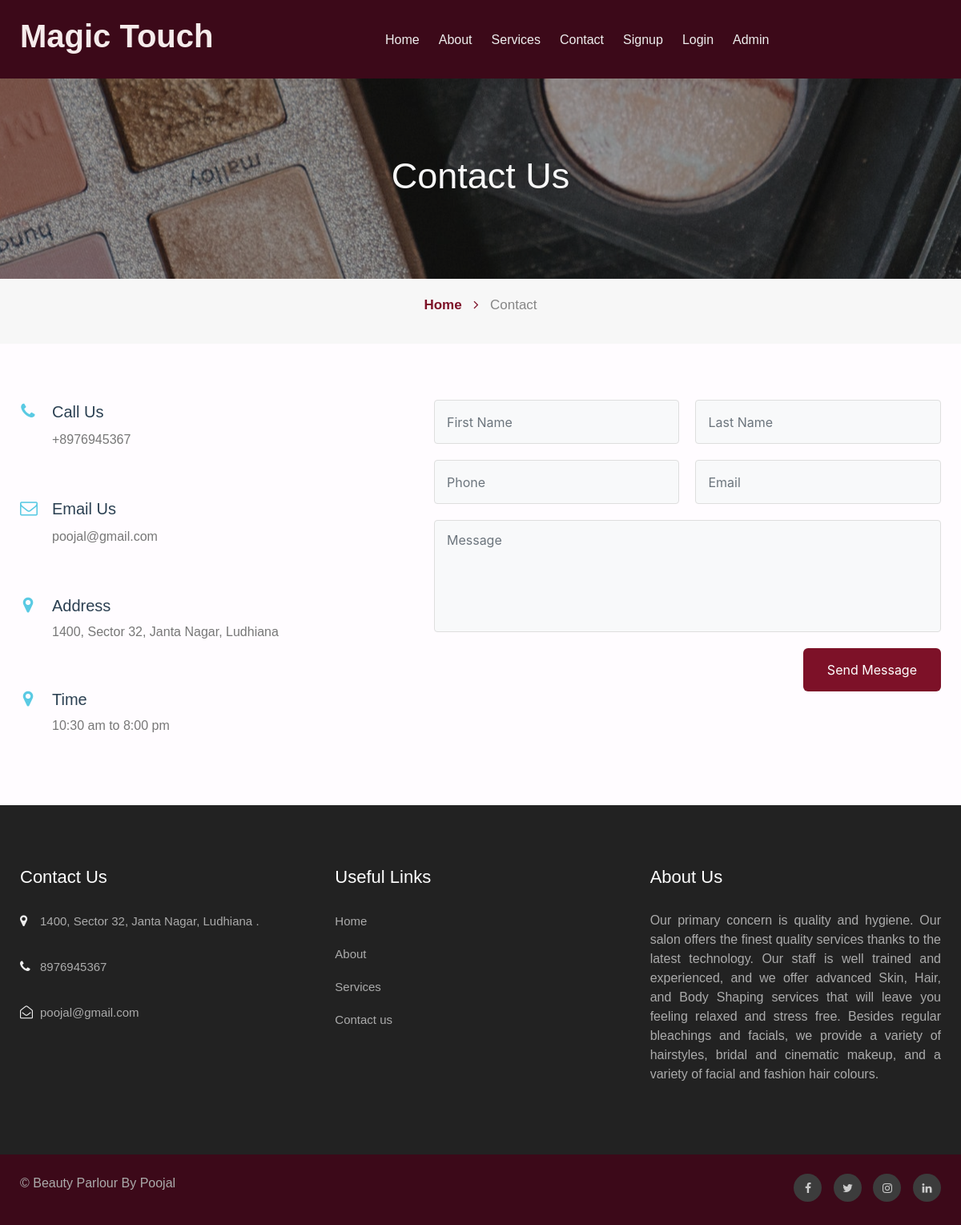
The page /contact.php on the database its author committed.
### tables this page shows
CREATE TABLE `tblpage` (
  `ID` int(10) NOT NULL,
  `PageType` varchar(200) DEFAULT NULL,
  `PageTitle` mediumtext DEFAULT NULL,
  `PageDescription` mediumtext DEFAULT NULL,
  `Email` varchar(200) DEFAULT NULL,
  `MobileNumber` bigint(10) DEFAULT NULL,
  `Timing` varchar(200) NOT NULL
);

### contact.php (the view, shortened to what this page needs)
<?php
include('includes/dbconnection.php');
?>
<!doctype html>
<html lang="en">
<head>
    <link rel="stylesheet" href="assets/css/new.css">
    <link rel="stylesheet" href="assets/css/style-starter.css">
</head>
<body>
    <?php include_once('includes/header.php');?>
    <section class="about1">
        <div class="about-inner contact ">
            <div class="container">
                <div class="main-titles-head text-center">
                    <h3 class="header-name ">
                        Contact Us
                    </h3>
                </div>
            </div>
        </div>
        <div class="breadcrumbs-sub">
            <div class="container">
                <ul class="breadcrumbs-custom-path">
                    <li class="right-side"><a href="index.php" class="">Home <span class="fa fa-angle-right"
                                aria-hidden="true"></span></a>
                    </li>
                    <li class="active ">
                        Contact</li>
                </ul>
            </div>
        </div>
    </section>
    <section class="contactinfo" id="contact">
        <div class="contact-sec	">
            <div class="container">
                <div class="d-grid contact-view">
                    <div class="cont-details">
                        <?php
$s="select * from tblpage where PageType='contactus' ";
$ret=mysqli_query($con,$s);
while ($row=mysqli_fetch_array($ret)) {
?>
                        <div class="cont-top">
                            <div class="cont-left text-center">
                                <span class="fa fa-phone text-primary"></span>
                            </div>
                            <div class="cont-right">
                                <h6>Call Us</h6>
                                <p class="para"><a href="tel:+44 99 555 42">+<?php  echo $row['MobileNumber'];?></a></p>
                            </div>
                        </div>
                        <div class="cont-top margin-up">
                            <div class="cont-left text-center">
                                <span class="fa fa-envelope-o text-primary"></span>
                            </div>
                            <div class="cont-right">
                                <h6>Email Us</h6>
                                <p class="para"><a href="mailto:example@mail.com"
                                        class="mail"><?php  echo $row['Email'];?></a></p>
                            </div>
                        </div>
                        <div class="cont-top margin-up">
                            <div class="cont-left text-center">
                                <span class="fa fa-map-marker text-primary"></span>
                            </div>
                            <div class="cont-right">
                                <h6>Address</h6>
                                <p class="para"> <?php  echo $row['PageDescription'];?></p>
                            </div>
                        </div>
                        <div class="cont-top margin-up">
                            <div class="cont-left text-center">
                                <span class="fa fa-map-marker text-primary"></span>
                            </div>
                            <div class="cont-right">
                                <h6>Time</h6>
                                <p class="para"> <?php  echo $row['Timing'];?></p>
                            </div>
                        </div>
                        <?php } ?>
                    </div>
                    <div class="map-content-9 mt-lg-0 mt-4">
                        <form method="post">
                            <div class="twice-two">
                                <input type="text" class="form-control" name="fname" id="fname" placeholder="First Name"
                                    required="">
                                <input type="text" class="form-control" name="lname" id="lname" placeholder="Last Name"
                                    required="">
                            </div>
                            <div class="twice-two">
                                <input type="text" class="form-control" placeholder="Phone" required="" name="phone"
                                    pattern="[0-9]+" maxlength="10">
                                <input type="email" class="form-control" class="form-control" placeholder="Email"
                                    required="" name="email">
                            </div>
                            <textarea class="form-control" id="message" name="message" placeholder="Message"
                                required=""></textarea>
                            <button type="submit" class="btn btn-contact" name="submit">Send Message</button>
                        </form>
                    </div>
                </div>
            </div>
        </div>
    </section>
    <?php include_once('includes/footer.php');?>
</body>
</html>

### includes/footer.php (shortened to what this page needs)
<section class="footer">
    <div class="footer-29 py-5">
      <div class="container py-lg-4">
        <div class="row footer-top-29">
          <div class="col-lg-4 col-md-6 col-sm-8 footer-list-29 footer-1">
            <h6 class="footer-title">Contact Us</h6>
            <ul>
              <?php
$ret=mysqli_query($con,"select * from tblpage where PageType='contactus' ");
while ($row=mysqli_fetch_array($ret)) {
?>
              <li>
                <span class="fa fa-map-marker"></span> <p ><?php  echo $row['PageDescription'];?>.</p>
              </li>
              <li><span class="fa fa-phone"></span><p><?php  echo $row['MobileNumber'];?></p></li>
              <li><span class="fa fa-envelope-open-o"></span><p><?php  echo $row['Email'];?></p></li><?php } ?>
            </ul>
          </div>
          <div class="col-lg-4 col-md-6 col-sm-4 footer-list-29 footer-2 ">
            <ul>
              <h6 class="footer-title">Useful Links</h6>
              <li><a href="index.php">Home</a></li>
              <li><a href="about.php">About</a></li>
              <li><a href="services.php"> Services</a></li>
              <li><a href="contact.php">Contact us</a></li>
            </ul>
          </div>
          <div class="col-lg-4 col-md-6 col-sm-7 footer-list-29 footer-4">
            <?php
$ret=mysqli_query($con,"select * from tblpage where PageType='aboutus' ");
while ($row=mysqli_fetch_array($ret)) {
?>
            <h6 class="footer-title"><?php  echo $row['PageTitle'];?> </h6>
            <p style="text-align:justify;"><?php  echo $row['PageDescription'];?></p><?php } ?>
          </div>
        </div>
      </div>
    </div>
  </section>
  <section class="footer">
    <div class="container">
      <div class="row bottom-copies">
        <p class="col-lg-8 copy-footer-29">© Beauty Parlour By Poojal </p>
        <div class="col-lg-4 main-social-footer-29">
          <a href="#facebook" class="facebook"><span class="fa fa-facebook"></span></a>
          <a href="#twitter" class="twitter"><span class="fa fa-twitter"></span></a>
          <a href="#instagram" class="instagram"><span class="fa fa-instagram"></span></a>
          <a href="#linkedin" class="linkedin"><span class="fa fa-linkedin"></span></a>
        </div>
      </div>
    </div>
  </section>

### assets/css/new.css (style rules this page uses)
.container { width: 100%; padding-right: 15px; padding-left: 15px; margin-right: auto; margin-left: auto; }
p.para { font-size: 16px; line-height: 26px; color: var(--para-color); }
.about1 .about-inner { padding: 15px 0px; background: var(--back-color); }
.about1 .about-inner { padding: 30px 0px 30px; background-size: cover; -webkit-background-size: cover; -moz-background-size: cover; -o-background-size: cover; -ms-background-size: cover; position: relative; display: grid; align-items: center; z-index: 0; text-align: center; min-height: 250px; }
.about1 .about-inner:before { content: ""; background: rgba(27, 27, 27, 0.4); position: absolute; top: 0; min-height: 100%; z-index: -1; left: 0; right: 0; }
.about1 ul.breadcrumbs-custom-path li { display: inline-block; }
.about1 ul.breadcrumbs-custom-path li, .about1 ul.breadcrumbs-custom-path li a { font-size: 17px; line-height: 25px; font-weight: 600; }
.about1 ul.breadcrumbs-custom-path li { color: var(--para-sub-color); }
.about1 ul.breadcrumbs-custom-path li a { color: #7d1128; }
.about1 ul.breadcrumbs-custom-path li span { margin: 0 10px; }
.about1 ul.breadcrumbs-custom-path li.active { font-weight: 100; }
.about1 .contact { background: url(../images/b3.jpg) no-repeat center; }
.about1 .breadcrumbs-sub { background: var(--back-color); text-align: center; padding: 20px 0px; }
h3.header-name { color: var(--back-color); font-size: 45px; line-height: 55px; text-transform: capitalize; text-align: center; }
.contactinfo .contact-sec { padding: 70px 0px 70px; }
.contactinfo .cont-top { display: grid; grid-template-columns: 20px auto; grid-column-gap: 20px; }
.contactinfo .contact-view { display: grid; grid-template-columns: 1fr 1.3fr; grid-gap: 30px; }
.contactinfo .twice-two { display: grid; grid-gap: 20px; grid-template-columns: 1fr 1fr; margin-bottom: 20px; }
.contactinfo .map-content-9 form input, .contactinfo .map-content-9 form textarea { border: 1px solid #dedede; background: #f8f9fa; color: #777; font-size: 16px; padding: 12px 15px; width: 100%; border-radius: 4px; height: 55px; }
.contactinfo button.btn-contact { border: none; font-size: 16px; padding: 15px 30px; margin: 20px auto 0; color: #fff; background: #7d1128; border-color: #7d1128; display: inline-block; font-weight: 400; text-align: center; vertical-align: middle; cursor: pointer; -webkit-user-select: none; -moz-user-select: none; -ms-user-select: none; user-select: none; border-radius: 6px; float: right; }
.contactinfo .map-content-9 form textarea { resize: none; min-height: 140px; }
.contactinfo .cont-details span.fa { font-size: 22px; display: block; margin-top: 3px; }
.contactinfo .cont-details h6 { font-size: 20px; line-height: 30px; color: var(--header-title-color); margin-bottom: 5px; }
.contactinfo .margin-up { margin-top: 2.5rem; }
.contactinfo .cont-right p a { font-size: 16px; line-height: 30px; color: var(--para-color); }
.footer { background: #3c0919; }
.footer .footer-29 { background: #222; }
.footer .footer-list-29 p { color: #ababab; }
.footer h6.footer-title { color: #fff; font-size: 22px; line-height: 35px; text-transform: capitalize; margin-bottom: 25px; position: relative; }
.footer .footer-list-29 ul li { list-style: none; margin-bottom: 15px; display: grid; grid-template-columns: auto 1fr; align-items: baseline; grid-gap: 5px; }
.footer .footer-list-29 ul li:last-child { margin-bottom: 0px; }
.footer .footer-list-29 ul li a, .footer .footer-list-29 ul li p { font-weight: normal; font-size: 15px; line-height: 26px; color: #ababab; }
.footer .main-social-footer-29 a { margin-right: 10px; color: #ccc; background: #3c3c3c; width: 35px; height: 35px; line-height: 36px; display: inline-block; text-align: center; font-size: 14px; border-radius: 50%; transition: 0.3s; }
.footer .footer-list-29 ul li span.fa { color: #eee; width: 20px; }
.footer .main-social-footer-29 a:last-child { margin-right: 0; }
.footer .main-social-footer-29 { text-align: right; }
.footer .bottom-copies { padding: 1.5em 0; }
.footer p.copy-footer-29 { align-self: center; color: #ababab; }
.pt-5, .py-5 { padding-top: 3rem !important; }
.pb-5, .py-5 { padding-bottom: 3rem !important; }
h1, h2, h3, h5, h6, a { margin: 0; padding: 0; font-family: 'Overpass', sans-serif; }
p, ul li, ol li, input, span, button, textarea { font-family: 'Red Hat Display', sans-serif; margin: 0; padding: 0; }

### rows shown on the page
tblpage: MobileNumber "8976945367", Email "poojal@gmail.com", PageDescription "1400, Sector 32, Janta Nagar, Ludhiana", Timing "10:30 am to 8:00 pm"
tblpage: PageTitle "About Us", PageDescription "Our primary concern is quality and hygiene. Our salon offers the finest quality services thanks to the latest technology. Our staff is well trained and experienced, and we offer advanced Skin, Hair, and Body Shaping services that will leave you feeling relaxed and stress free. Besides regular bleachings and facials, we provide a variety of hairstyles, bridal and cinematic makeup, and a variety of facial and fashion hair colours."
